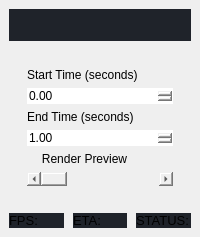
               <widget class="QWidget" name="processInfoContainer" native="true">
                <property name="sizePolicy">
                 <sizepolicy hsizetype="Expanding" vsizetype="Expanding">
                  <horstretch>0</horstretch>
                  <verstretch>0</verstretch>
                 </sizepolicy>
                </property>
                <property name="styleSheet">
                 <string notr="true">#processInfoContainer{
background-color:#1f232a;
border-radius:10px;
}
#infoSubContainer{
background-color:#1f232a

}
#previewSubContainer{
background-color:#1f232a
}
#renderOutput{
background-color:#343b47;
border-radius: 10px;

}
#previewLabel{
background-color:#343b47;
border-radius: 10px;


}</string>
                </property>
                <layout class="QVBoxLayout" name="verticalLayout_5">
                 <property name="spacing">
                  <number>9</number>
                 </property>
                 <property name="leftMargin">
                  <number>9</number>
                 </property>
                 <property name="topMargin">
                  <number>9</number>
                 </property>
                 <property name="rightMargin">
                  <number>9</number>
                 </property>
                 <property name="bottomMargin">
                  <number>9</number>
                 </property>
                 <item>
                  <widget class="QWidget" name="previewSubContainer" native="true">
                   <layout class="QVBoxLayout" name="verticalLayout_8">
                    <property name="spacing">
                     <number>0</number>
                    </property>
                    <property name="leftMargin">
                     <number>0</number>
                    </property>
                    <property name="topMargin">
                     <number>0</number>
                    </property>
                    <property name="rightMargin">
                     <number>0</number>
                    </property>
                    <property name="bottomMargin">
                     <number>0</number>
                    </property>
                    <item>
                     <widget class="QLabel" name="previewLabel">
                      <property name="sizePolicy">
                       <sizepolicy hsizetype="Expanding" vsizetype="Expanding">
                        <horstretch>0</horstretch>
                        <verstretch>0</verstretch>
                       </sizepolicy>
                      </property>
                      <property name="styleSheet">
                       <string notr="true">
QLabel{
	color: #fff;
    background-color:#1f232a;
}
</string>
                      </property>
                      <property name="text">
                       <string />
                      </property>
                      <property name="scaledContents">
                       <bool>false</bool>
                      </property>
                      <property name="alignment">
                       <set>Qt::AlignmentFlag::AlignCenter</set>
                      </property>
                     </widget>
                    </item>
                    <item>
                     <widget class="QWidget" name="VideoPreview" native="true">
                      <property name="enabled">
                       <bool>true</bool>
                      </property>
                      <property name="sizePolicy">
                       <sizepolicy hsizetype="MinimumExpanding" vsizetype="MinimumExpanding">
                        <horstretch>0</horstretch>
                        <verstretch>0</verstretch>
                       </sizepolicy>
                      </property>
                      <layout class="QHBoxLayout" name="horizontalLayout_26" />
                     </widget>
                    </item>
                   </layout>
                  </widget>
                 </item>
                 <item>
                  <widget class="QWidget" name="RenderedPreviewControlsContainer" native="true">
                   <property name="enabled">
                    <bool>true</bool>
                   </property>
                   <property name="styleSheet">
                    <string notr="true">QWidget{
border-radius: 10
}

*:disabled{
	color:gray;
}</string>
                   </property>
                   <layout class="QHBoxLayout" name="horizontalLayout_47">
                    <item>
                     <widget class="QWidget" name="widget_30" native="true">
                      <layout class="QVBoxLayout" name="verticalLayout_37">
                       <item>
                        <widget class="QLabel" name="label_9">
                         <property name="text">
                          <string>Start Time (seconds)</string>
                         </property>
                        </widget>
                       </item>
                       <item>
                        <widget class="QDoubleSpinBox" name="startTimeSpinBox" />
                       </item>
                       <item>
                        <widget class="QLabel" name="label_52">
                         <property name="text">
                          <string>End Time (seconds)</string>
                         </property>
                        </widget>
                       </item>
                       <item>
                        <widget class="QDoubleSpinBox" name="endTimeSpinBox">
                         <property name="minimum">
                          <double>1.000000000000000</double>
                         </property>
                         <property name="value">
                          <double>1.000000000000000</double>
                         </property>
                        </widget>
                       </item>
                       <item>
                        <widget class="QWidget" name="widget_14" native="true">
                         <layout class="QHBoxLayout" name="horizontalLayout_48">
                          <property name="leftMargin">
                           <number>0</number>
                          </property>
                          <property name="topMargin">
                           <number>0</number>
                          </property>
                          <property name="rightMargin">
                           <number>0</number>
                          </property>
                          <property name="bottomMargin">
                           <number>0</number>
                          </property>
                          <item>
                           <widget class="QPushButton" name="renderPreviewBtn">
                            <property name="font">
                             <font>
                              <bold>false</bold>
                             </font>
                            </property>
                            <property name="layoutDirection">
                             <enum>Qt::LayoutDirection::LeftToRight</enum>
                            </property>
                            <property name="text">
                             <string>Render Preview</string>
                            </property>
                           </widget>
                          </item>
                          <item>
                           <widget class="QLabel" name="label_63">
                            <property name="maximumSize">
                             <size>
                              <width>25</width>
                              <height>25</height>
                             </size>
                            </property>
                            <property name="toolTip">
                             <string>&lt;html&gt;&lt;head/&gt;&lt;body&gt;&lt;p&gt;&lt;span style=" font-weight:700;"&gt;Render Preview:&lt;/span&gt;&lt;/p&gt;&lt;p&gt;     - Renders a small portion of the video to show the results (most useful for upscaling)&lt;/p&gt;&lt;/body&gt;&lt;/html&gt;</string>
                            </property>
                            <property name="text">
                             <string />
                            </property>
                            <property name="pixmap">
                             <pixmap resource="resources.qrc">:/icons/icons/info.svg</pixmap>
                            </property>
                            <property name="scaledContents">
                             <bool>true</bool>
                            </property>
                           </widget>
                          </item>
                         </layout>
                        </widget>
                       </item>
                       <item>
                        <widget class="QScrollBar" name="timeInVideoScrollBar">
                         <property name="orientation">
                          <enum>Qt::Orientation::Horizontal</enum>
                         </property>
                        </widget>
                       </item>
                      </layout>
                     </widget>
                    </item>
                   </layout>
                  </widget>
                 </item>
                 <item>
                  <layout class="QHBoxLayout" name="horizontalLayout_41">
                   <item>
                    <widget class="QLabel" name="FPS">
                     <property name="font">
                      <font>
                       <pointsize>10</pointsize>
                      </font>
                     </property>
                     <property name="styleSheet">
                      <string notr="true">QLabel{
background-color: #1f232a
}</string>
                     </property>
                     <property name="text">
                      <string>FPS:</string>
                     </property>
                    </widget>
                   </item>
                   <item>
                    <widget class="QLabel" name="ETA">
                     <property name="font">
                      <font>
                       <pointsize>10</pointsize>
                      </font>
                     </property>
                     <property name="styleSheet">
                      <string notr="true">QLabel{
background-color: #1f232a
}</string>
                     </property>
                     <property name="text">
                      <string>ETA: </string>
                     </property>
                    </widget>
                   </item>
                   <item>
                    <widget class="QLabel" name="STATUS">
                     <property name="font">
                      <font>
                       <pointsize>10</pointsize>
                      </font>
                     </property>
                     <property name="styleSheet">
                      <string notr="true">QLabel{
background-color: #1f232a
}</string>
                     </property>
                     <property name="text">
                      <string>STATUS:</string>
                     </property>
                    </widget>
                   </item>
                  </layout>
                 </item>
                </layout>
               </widget>
